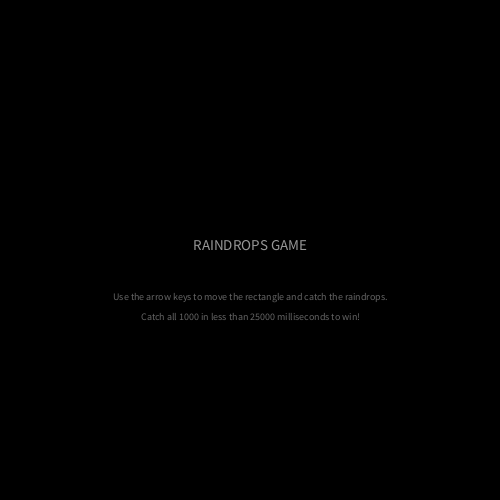
Frame 1 (no input)
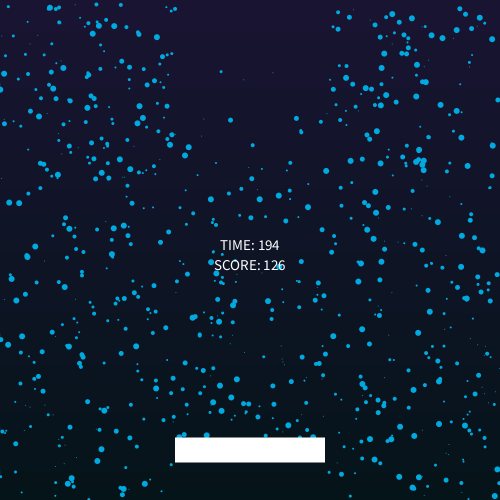
Frame 60 (the mouse pressed at the canvas centre just before this capture)
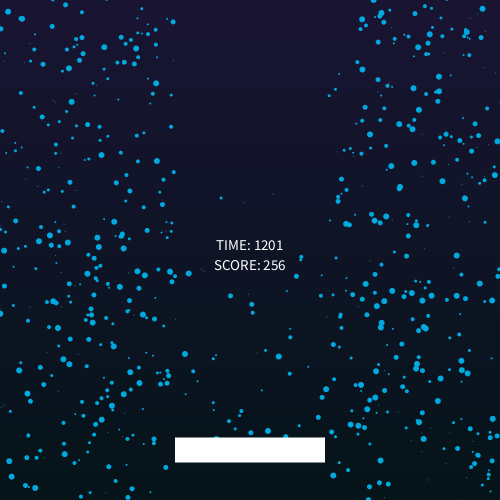
Frame 120 (the mouse held since frame 60 and released just before this capture)

The Processing sketch that drew these frames (run headless with seeded random() and noise(); from frame 60 on, the mouse is pressed at the canvas centre):

// Processing sketch: Raindrops_game
// ── Raindrops_game.pde
/* RAINDROPS GAME */

PVector bwone, bwtwo;
int numberRemoved, dropNumber, actualTime, gameTime;
color gradientColor1, gradientColor2;
Catcher catchie = new Catcher();
Timer timer1 = new Timer();
ArrayList<Rain> rainDrops = new ArrayList<Rain>();
String in1, in2;

void ss() {
  in1 = "Use the arrow keys to move the rectangle and catch the raindrops.";
  in2 = "Catch all 1000 in less than 25000 milliseconds to win!";
  if (actualTime <= 2000) {
    background(0);
    textAlign(CENTER);
    fill(150);
    text("RAINDROPS GAME", width/2, height/2);
    textSize(10);
    fill(100);
    text(in1, width/2, 300);
    text(in2, width/2, 320);
  }
}

void es() {
  if (actualTime <= 25000 && numberRemoved == 1000) {
    background(0);
    textAlign(CENTER);
    fill(150);
    textSize(18);
    text("CONGRATULATIONS!", width/2, height/2);
  }
}

void go() {
    if (actualTime > 25000 && numberRemoved < 1000) {
    background(0);
    textAlign(CENTER);
    fill(150);
    textSize(18);
    text("BETTER LUCK NEXT TIME!", width/2, height/2);
  }
}

void gradient(int xLoc, int yLoc, float w, float h, color c1, color c2) {
  for (int i = yLoc; i <=yLoc+h; i++) {     // Function for gradient bg
    float in = map(i, yLoc, yLoc+h, 0, 1);
    color c = lerpColor(c1, c2, in);
    stroke(c);
    line(xLoc, i, xLoc+w, i);
  }
}

void setup() {
  gradientColor1 = color(25, 20, 50);
  gradientColor2 = color(5, 20, 25);

  actualTime = 0;
  gameTime = 0;

  textAlign(CENTER);
  frameRate(10);
  background(0);

  size(500, 500);
  frameRate(60);

  for (int i = 0; i<=1000; i++) {    // Setting up arraylist so that
    rainDrops.add(new Rain());       // it makes 1000 rainDrops objects
  }
}

void draw() {
  actualTime = millis();
  gameTime = actualTime - 2000;

  gradient(0, 0, width, height, gradientColor1, gradientColor2);
  for (int i = 0; i < rainDrops.size(); i++) { // Displaying the raindrops
    Rain drop = rainDrops.get(i);
    drop.show();
    drop.fall();
    if (drop.loc.y + drop.d/2 >= catchie.cLoc.y - 12 && drop.loc.y + drop.d/2 <= catchie.cLoc.y && drop.loc.x + drop.d/2 >= catchie.cLoc.x-catchie.w/2 && drop.loc.x + drop.d/2 <= catchie.cLoc.x+catchie.w/2) {
      rainDrops.remove(i);    // Removes object once it hits the rectangle @ bottom
    }
  }

  dropNumber = rainDrops.size();      // Calculate the number of objects removed
  numberRemoved = 1000 - dropNumber;  // from the class to use in scoring

  timer1.show();
  textSize(15);
  text("SCORE: " + numberRemoved, width/2, 270);
  timer1.halt();    // Stops timer when score = 1000

  catchie.show();
  catchie.move();

  ss();
  es();
  go();
}


// ── classes.pde
/* RAIN CLASS */
class Rain {
  PVector loc, vel;
  int d;
  PVector cLoc;

  Rain() {
    loc = new PVector(random(width), random(height));
    vel = new PVector(0, random(2, 5));
    d = int(random(3-10));
  }

  void show() {
    noStroke();
    fill(0, 170, 225);
    ellipse(loc.x, loc.y, d, d);
  }

  void fall() {
    loc.add(vel);
    if (loc.y + d/2 >= height) {    // If the object falls out of the square,
      loc.y = 0;                    // they are reset to fall from the top
      if (loc.y + d/2 == 450 && loc.x <= cLoc.x+75 && loc.x >= cLoc.x-75) {
        loc.x = 0;
      }
    }
  }
}

/* CATCHER CLASS */
class Catcher {
  PVector cLoc;
  int w, h;

  Catcher() {
    cLoc = new PVector(250, 450);
    w = int(150);
    h = int(25);
  }

  void show() {
    noStroke();
    rectMode(CENTER);
    fill(255);
    rect(cLoc.x, cLoc.y, w, h);
  }

  void move() {       // Moves catcher object with arrow keys
    if (keyPressed) {
      if (key == CODED) {
        if (keyCode == LEFT) {
          cLoc.x-=3;
        }
        if (keyCode == RIGHT) {
          cLoc.x+=3;
        }
        if (0 < cLoc.x + w/2 && cLoc.x + w/2 < width) {
          cLoc.x=cLoc.x;
        }
      }
    }
  }
}

/* TIMER CLASS */
class Timer {
  int currentTime;
  color wow;

  Timer() {
    currentTime = 0;
    wow = color(255, 255, 255);
  }

  void show() {
    currentTime = gameTime;    // accounting for startup screen time
    wow = color(255, 255, 255);

    fill(wow);
    textSize(15);
    text("TIME: " + currentTime, width/2, height/2);    // Displays time
  }

  void halt() {
    if (numberRemoved == 1000) {
      stop();    // Stops the timer if 1000 objects/all objects
                 // in the array are deleted
    }
  }
}
